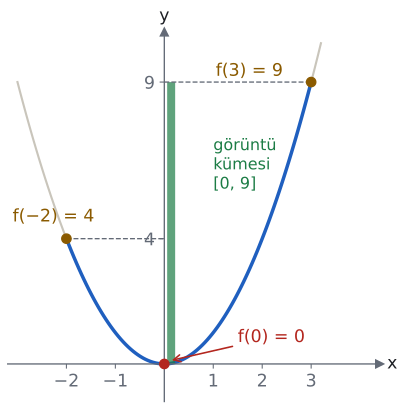

Write the Python code that produced this figure.
import sys; sys.path.insert(0, "tools")
from cizim import *

# f(x) = x², tanım kümesi [−2, 3]. f(−2) = 4, f(0) = 0, f(3) = 9. Görüntü kümesi [0, 9], [4, 9] değil.
fig, ax = sekil(5, 5)
eksenler(ax, x=(-3.2, 4.4), y=(-1.2, 10.6), izgara=False)
ax.set_xticks([-2, -1, 1, 2, 3]); ax.set_xticklabels(["−2", "−1", "1", "2", "3"])
ax.set_yticks([4, 9]); ax.set_yticklabels(["4", "9"])
xs = np.linspace(-3.0, 3.2, 100); ax.plot(xs, xs**2, color=CIZGI, lw=1.6)
xs = np.linspace(-2, 3, 100); ax.plot(xs, xs**2, color=MAVI, lw=2.6)
ax.plot([0.14, 0.14], [0, 9], color=YESIL, lw=6, solid_capstyle="butt", alpha=0.7)
nokta(ax, -2, 4, "f(−2) = 4", dx=-1.1, dy=0.55, renk=SARI)
nokta(ax, 3, 9, "f(3) = 9", dx=-1.95, dy=0.2, renk=SARI)
nokta(ax, 0, 0, renk=KIRMIZI)
ax.annotate("f(0) = 0", xy=(0.1, 0.1), xytext=(1.5, 0.7), color=KIRMIZI, fontsize=13,
            arrowprops=dict(arrowstyle="->", color=KIRMIZI, lw=1.2))
ax.plot([-2, 0], [4, 4], "--", color=SOLUK, lw=1); ax.plot([0, 3], [9, 9], "--", color=SOLUK, lw=1)
ax.text(1.0, 5.6, "görüntü\nkümesi\n[0, 9]", color=YESIL, fontsize=12, ha="left")
kaydet(fig, __file__)
